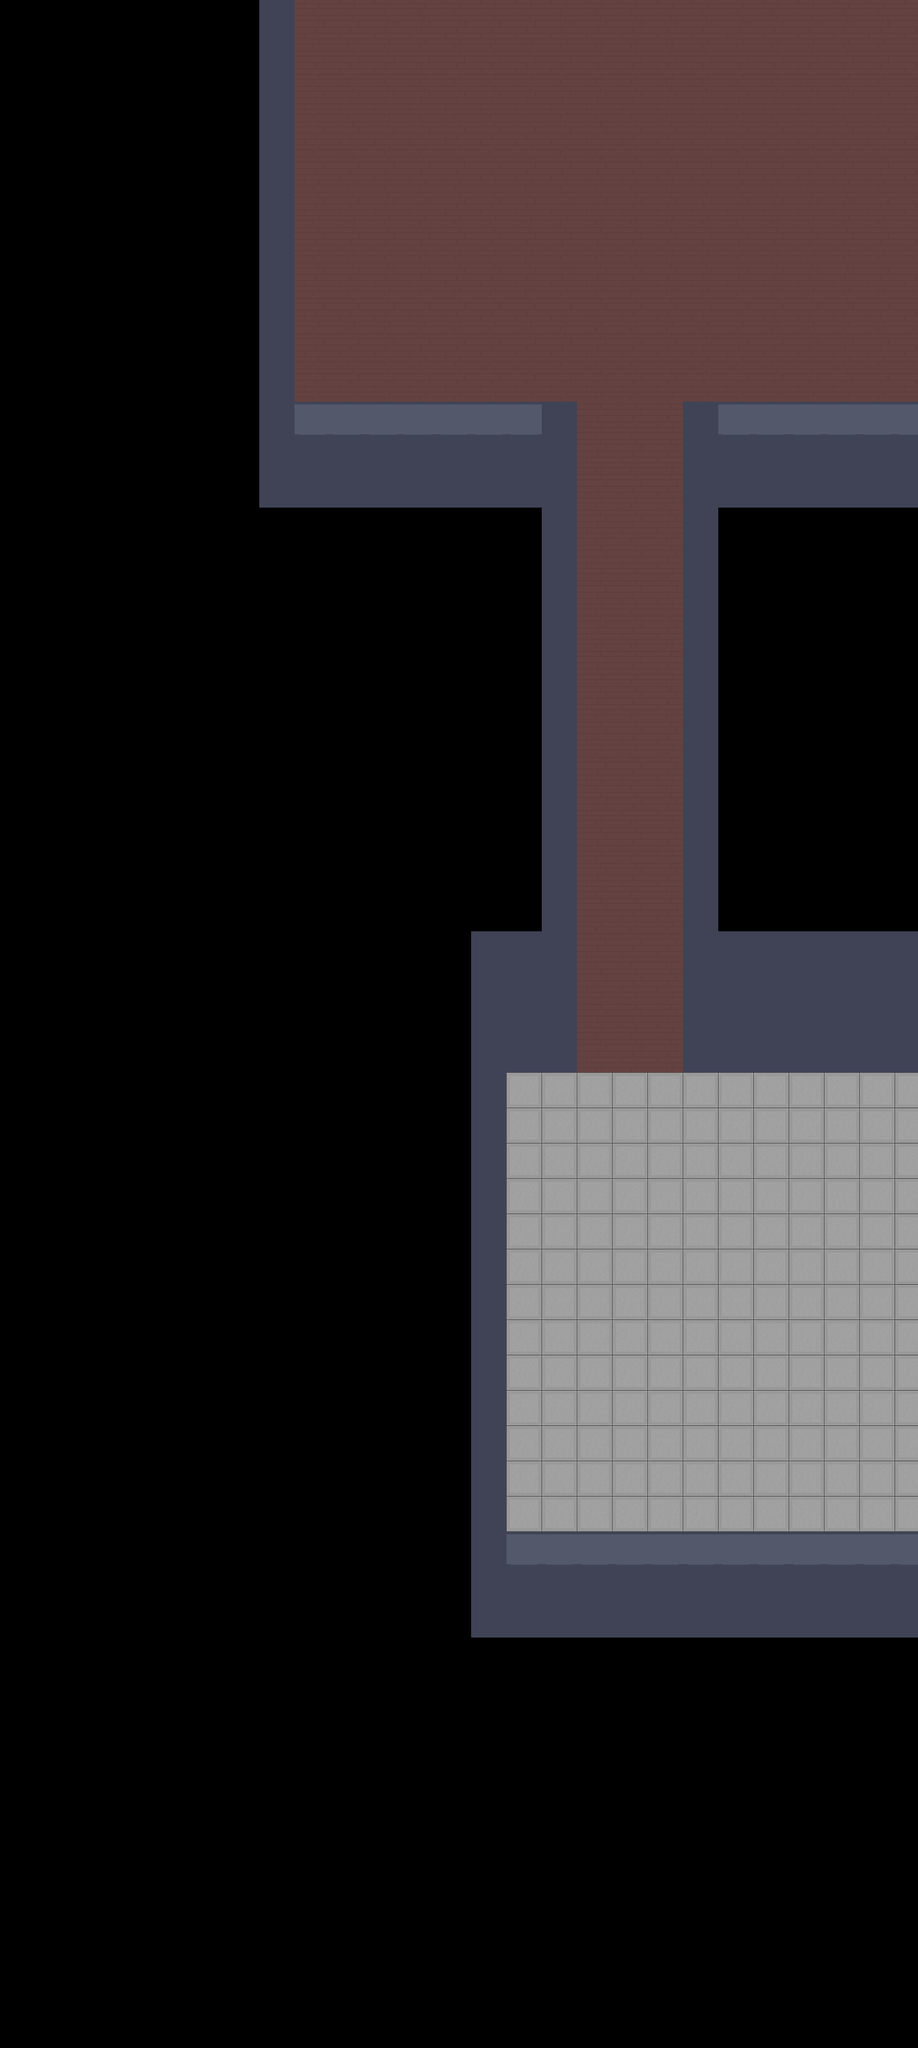

A 2D game scene composited from a Tiled map and its tileset images. What follows is a short description and the map's XML, with each tile layer's data collapsed to a summary:
An orthogonal 26x58 tile map with 64x64 px tiles, 2 tile layers (Tile Layer 1, Meta).

<map version="1.0" tiledversion="1.1.2" orientation="orthogonal" renderorder="left-up" width="26" height="58" tilewidth="64" tileheight="64" infinite="0" nextobjectid="1">
 <tileset firstgid="1" source="Tile_Set.tsx" />
 <layer name="Tile Layer 1" width="26" height="58" offsetx="278" offsety="-680">
  <data>[1508 cells, 823 non-empty, 11 distinct tile ids]</data>
 </layer>
 <layer name="Meta" width="26" height="58" offsetx="278" offsety="-680">
  <data>[1508 cells, 823 non-empty, 5 distinct tile ids]</data>
 </layer>
</map>
